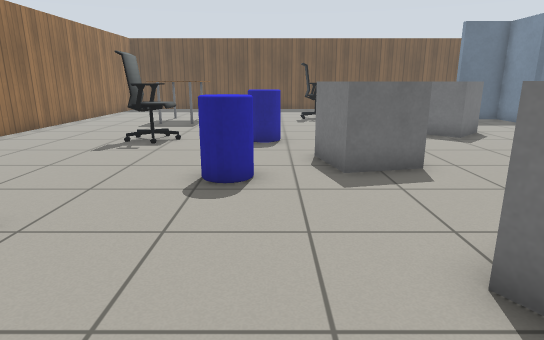
View 1 (above)

22 first-person views from a walk through a robot-simulator world made for Gazebo. The camera is 1 m above the floor, tilts 14° down and sees 75° across. The lines on the ground mark 1 m squares. The floor is counted in squares, 0.5 m on a side. Each view is taken from the middle of a square. On the plan, view 1 faces up. The plan holds only what a view shows up to about 19 squares ahead; the rest is blank. Simple patterns stand in for the simulator's built-in surfaces. Simple shapes stand in for some stock models.

View 2
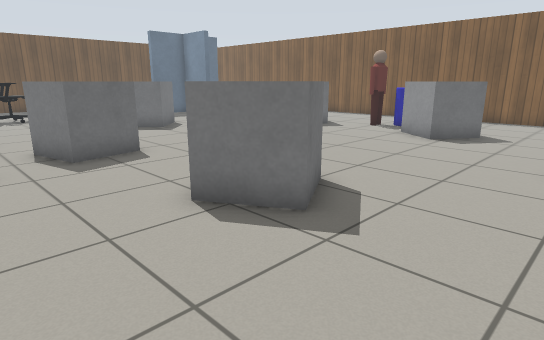

View 3
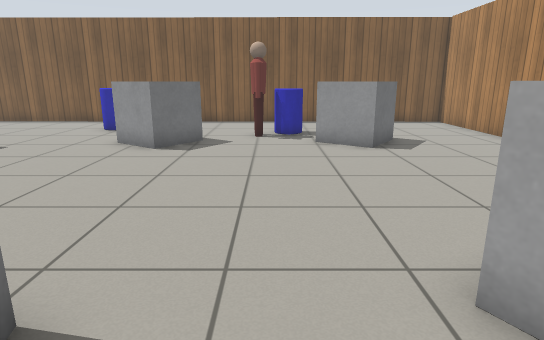

View 4
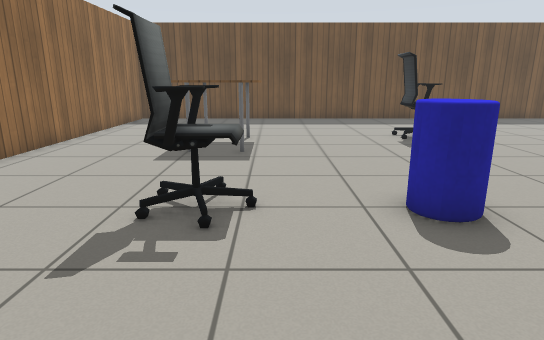

View 5
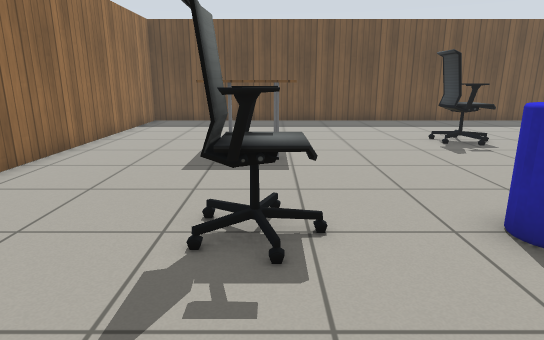

View 6
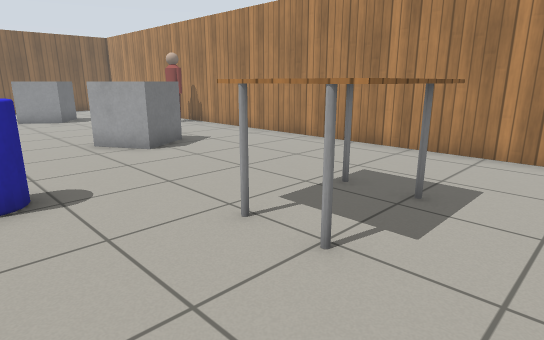

View 7
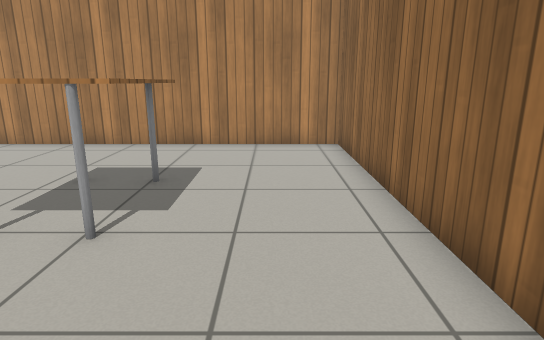

View 8
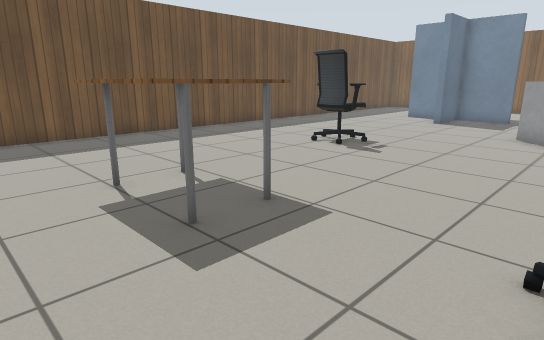

View 9
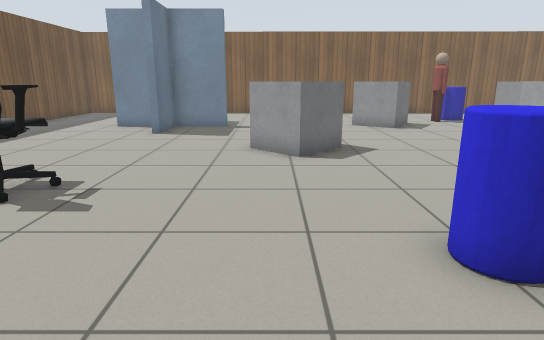

View 10
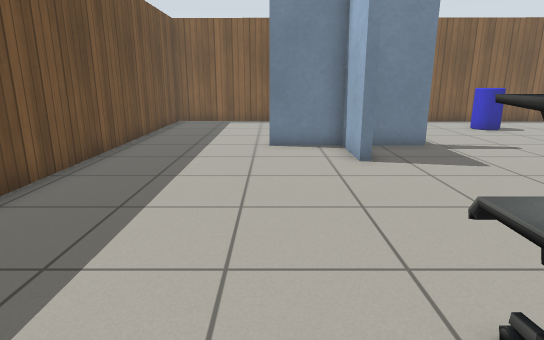

View 11
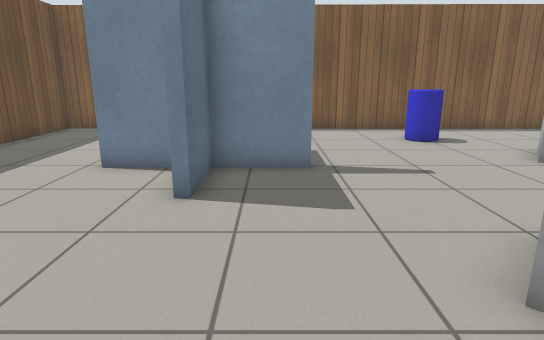

View 12
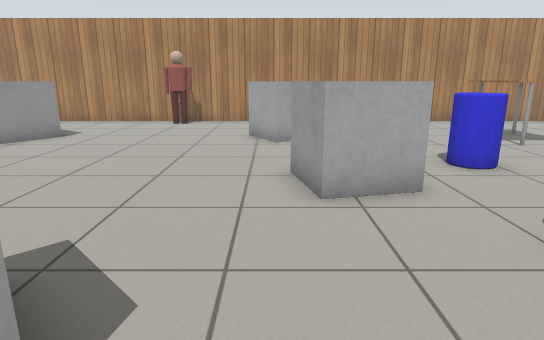

View 13
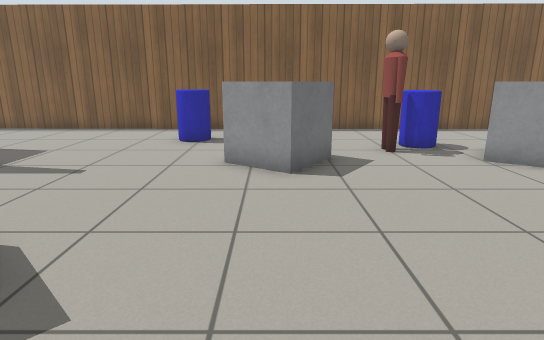

View 14
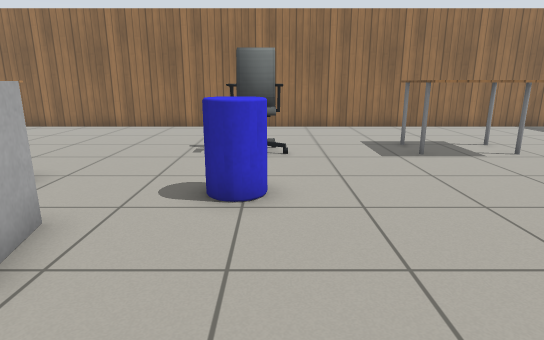

View 15
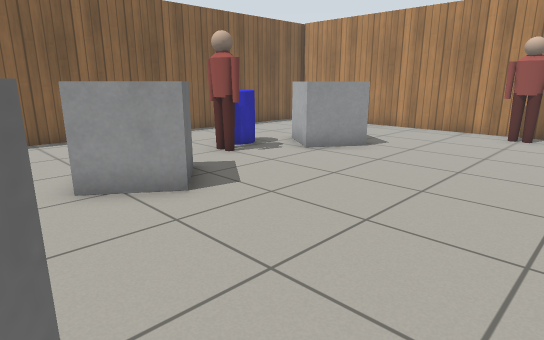

View 16
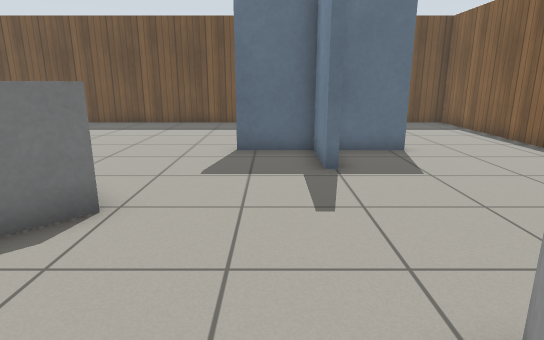

View 17
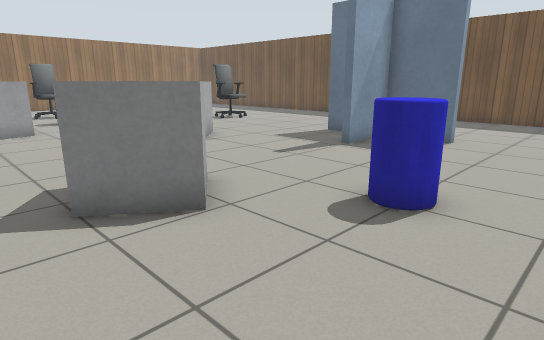

View 18
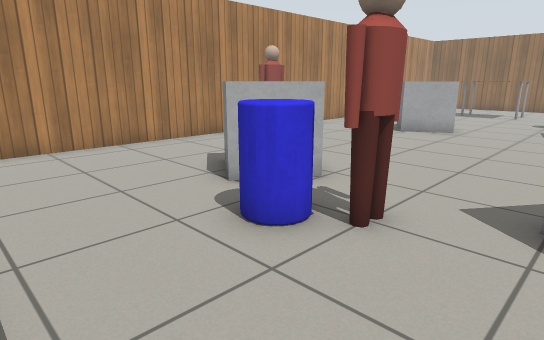

View 19
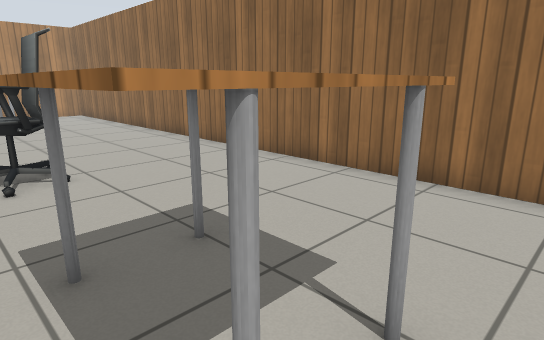

View 20
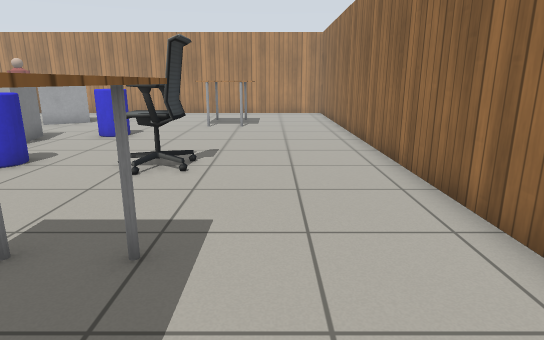

View 21
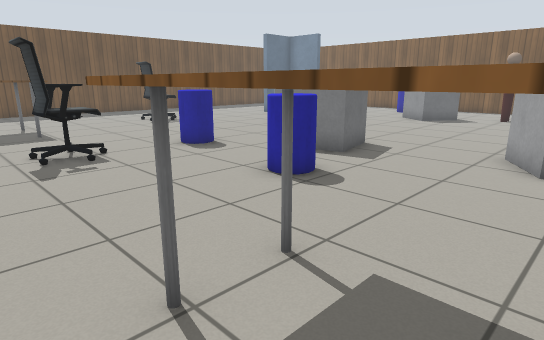

View 22
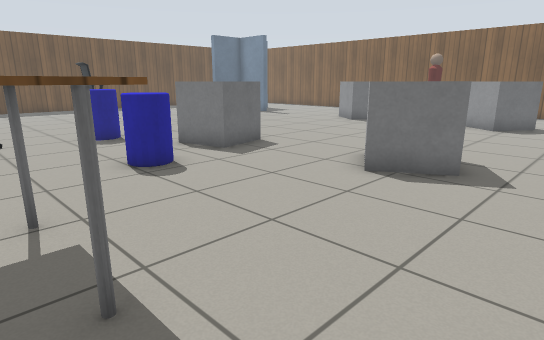

### Floor plan
Points are (right, up) in squares from view 1. A wall is a line through its corners. A room is listed if a view was taken in it or the views show most of it. See-through windows are left out.
Room 1 (views 1, 2, 3, 4, 5, 6, 7, 8, 9, 10, 11, 12, 13, 14, 15, 16, 17, 18, 19, 20, 21, 22)
walls: (12.3, 17) (12.3, 19.4) (9.9, 19.4); (9.9, 19.7) (12.6, 19.7) (12.6, 17); (15, 19.4) (12.3, 19.4) (12.3, 22.1); (12.5, 26.9) (-10.2, 26.9) (-10.2, -2.5) (19.2, -2.5) (19.4, 20.4)
ways out: opening at (12, 24.5) to room 2; opening at (17, 19.5) to room 2
objects: table (-6, 2) to (-4, 4); table (-6, 17) to (-4, 20); office chair (-5, 12) to (-4, 13); other object (-1, 7) to (-1, 8); other object (-1, 12) to (0, 13); other object (1, 8) to (3, 10); other object (2, 2) to (5, 4); office chair (2, 20) to (3, 21); other object (6, 13) to (8, 15); person (8, -2) to (9, -1); other object (12, 2) to (14, 4); other object (12, 9) to (14, 11); person (14, 6) to (15, 7); other object (15, 5) to (16, 5); other object (16, 12) to (17, 13)
Room 2 (no view inside)
walls: (19.4, 20.4) (19.5, 26.9) (12.5, 26.9)
ways out: opening at (12, 24.5) to room 1; opening at (17, 19.5) to room 1

Where each view was taken, in squares from view 1:
view 1: 0 up, 0 right, facing up
view 2: 2 down, 1 left, facing up-right
view 3: 6 up, 1 right, facing right
view 4: 7 up, 3 left, facing up
view 5: 8 up, 4 left, facing up
view 6: 8 up, 8 left, facing down-right
view 7: 9 up, 8 left, facing down
view 8: 13 up, 8 left, facing up-right
view 9: 15 up, 4 left, facing right
view 10: 22 up, 1 right, facing right
view 11: 18 up, 4 right, facing right
view 12: 16 up, 4 right, facing down
view 13: 10 up, 4 right, facing right
view 14: 13 up, 6 right, facing left
view 15: 13 up, 6 right, facing down-right
view 16: 9 up, 11 right, facing up
view 17: 7 up, 19 right, facing up-left
view 18: 9 up, 19 right, facing down-left
view 19: 21 up, 3 left, facing down-left
view 20: 21 up, 7 left, facing down
view 21: 2 up, 7 left, facing up-right
view 22: 1 down, 5 left, facing up-right
